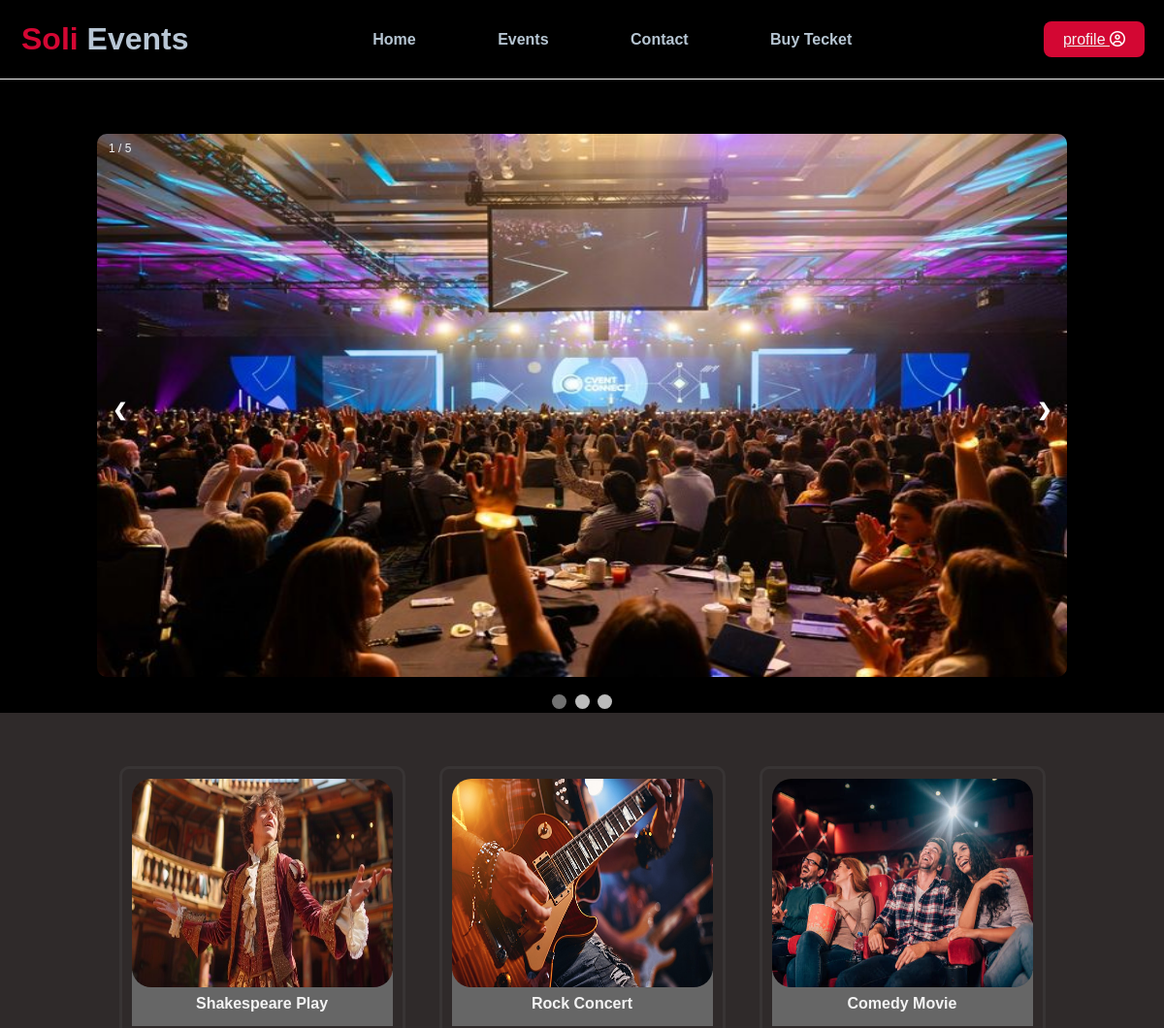
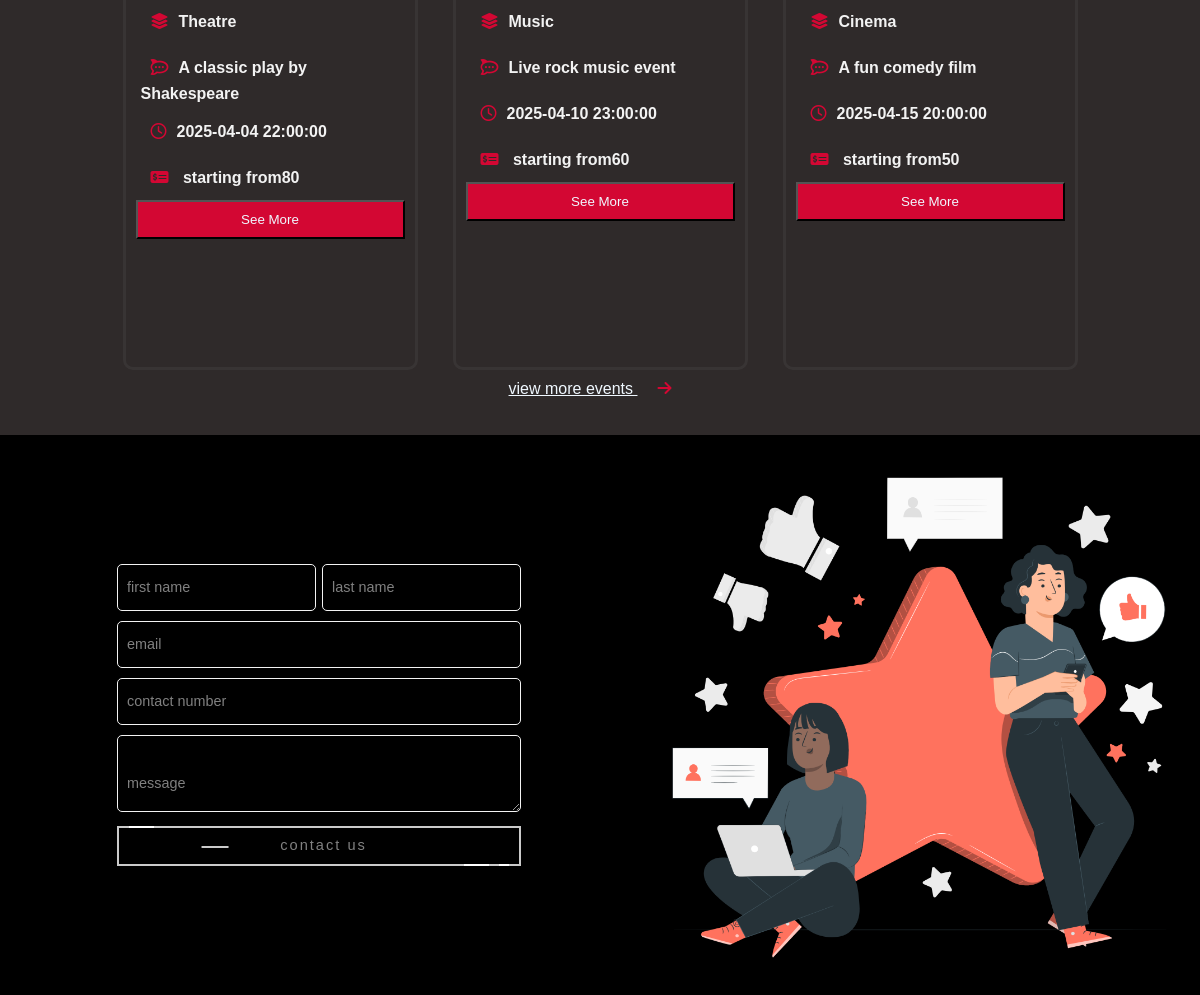
Screenshot of /php/hero.php (signed in) with the database file from the repository (2 pictures, top to bottom).
### tables this page shows
CREATE TABLE `evente` (
  `event_id` int(11) NOT NULL,
  `event_name` varchar(50) DEFAULT NULL,
  `event_salle_quantity` int(11) DEFAULT NULL,
  `event_description` varchar(50) DEFAULT NULL,
  `start_date` datetime DEFAULT NULL,
  `event_image` varchar(225) DEFAULT NULL,
  `salle_id` int(11) NOT NULL,
  `category_id` int(11) NOT NULL,
  `normal_tarif` int(11) DEFAULT NULL,
  `spicail_tarif` int(11) DEFAULT NULL
);

CREATE TABLE `category` (
  `category_id` int(11) NOT NULL,
  `category_name` varchar(50) DEFAULT NULL
);

### php/hero.php (the view, shortened to what this page needs)
<?php
if (isset($_SESSION['login']) && $_SESSION['login'] == true) {
  include("connectdb.php");
  include("header.php");
  $fetchevent = "SELECT evente.*, Category.category_name
                FROM evente
                INNER JOIN Category ON evente.category_id = Category.category_id
                LIMIT 3";
  $eventes = $pdo->query($fetchevent)->fetchAll(PDO::FETCH_ASSOC);
} else {
  header("location: http://localhost/events/php/login.php");
}
?>
<!DOCTYPE html>
<html lang="en">
<head>
  <link rel="stylesheet" href="../style/hero.css">
  <link href="https://cdnjs.cloudflare.com/ajax/libs/font-awesome/6.4.0/css/all.min.css" rel="stylesheet">
</head>
<body>
  <div id="home" class="slideshow-container">
    <div class="mySlides fade">
      <div class="numbertext">1 / 5</div>
      <img src="../img/heroeventimg.jpg" style="width:100%">
    </div>
    <a class="prev" onclick="plusSlides(-1)">❮</a>
    <a class="next" onclick="plusSlides(1)">❯</a>
  </div>
  <br>
  <div style="text-align:center">
    <span class="dot" onclick="currentSlide(1)"></span>
    <span class="dot" onclick="currentSlide(2)"></span>
    <span class="dot" onclick="currentSlide(3)"></span>
  </div>
  <section id="events" class="tickets">
    <div class="best_event">
      <?php
      foreach ($eventes as $event) {
        echo '<div class="tiket">
                    <img src="../' . $event['event_image'] . '" alt="' . $event['event_name'] . '">
                    <p class="eventName">' . $event['event_name'] . '</p>
                    <p class="category"><i class="fa-solid fa-layer-group" style="color:rgb(211, 7, 51);padding:10px;"></i>' . $event['category_name'] . '</p>
                    <p class="eventDesc"> <i class="fa-brands fa-rocketchat" style="color:rgb(211, 7, 51);padding:10px;"></i>' . $event['event_description'] . '</p>
                    <p class="eventdate"><i class="fa-regular fa-clock" style="color:  rgb(211, 7, 51); padding:10px;"></i>' . $event['start_date'] . '</p>
                    <p class="tickettPrice"><i class="fa-solid fa-money-check-dollar" style="color:rgb(211, 7, 51);padding:10px;"></i> starting from' . $event['spicail_tarif'] . '</p>
                    <a href="ticketcart.php?event_id=' . $event['event_id'] . '"><button>See More</button></a>
                </div>';
      };
      ?>
    </div>
    <div class="moreTecket">
      <a href="http://localhost/events/php/ticket.php">view more events <i class="fa-solid fa-arrow-right" style="color: rgb(211, 7, 51);"></i></a>
    </div>
  </section>
  <section id="contact" class="contact">
    <form class="form">
      <div class="flex">
        <label>
          <input required="" placeholder="" type="text" class="input">
          <span>first name</span>
        </label>
        <label>
          <input required="" placeholder="" type="text" class="input">
          <span>last name</span>
        </label>
      </div>
      <label>
        <input required="" placeholder="" type="email" class="input">
        <span>email</span>
      </label>
      <label>
        <input required="" type="tel" placeholder="" class="input">
        <span>contact number</span>
      </label>
      <label>
        <textarea required="" rows="3" placeholder="" class="input01"></textarea>
        <span>message</span>
      </label>
      <button class="fancy" href="#">
        <span class="top-key"></span>
        <span class="text">contact us</span>
        <span class="bottom-key-1"></span>
        <span class="bottom-key-2"></span>
      </button>
    </form>
    <div class="imgcontact">
      <img src="../img/Feedback-pana.png" alt="">
    </div>
  </section>
</body>
</html>

### php/header.php (shortened to what this page needs)
<!DOCTYPE html>
<html lang="en">
<head>
    <link rel="stylesheet" href="../style/header.css">
    <link rel="stylesheet" href="https://cdnjs.cloudflare.com/ajax/libs/font-awesome/6.7.2/css/all.min.css" />
</head>
<body>
    <div class="headerconteiner">
        <header id="home">
            <div class="logo">
                <h1>soli <span class="logoname">events</span></h1>
            </div>
            <nav>
                <span><a class="navbare" href="http://localhost/events/php/hero.php#home">home</a></span>
                <span><a class="navbare" href="http://localhost/events/php/hero.php#events">events</a></span>
                <span><a class="navbare" href="http://localhost/events/php/hero.php#contact">contact</a></span>
                <span><a class="navbare" href="http://localhost/events/php/ticket.php">buy tecket</a></span>
            </nav>
            <div class="login_signup">
                <?php
                if (isset($_SESSION['login']) && $_SESSION['login'] == true) {
                    echo '<a href="http://localhost/events/php/profile.php"> profile <i class="fa-regular fa-circle-user" style="color: #ffffff;"></i></a>';
                } else {
                    echo '<a href="http://localhost/events/php/login.php">login <i class="fa-solid fa-right-to-bracket"></i></a>';
                    echo ' <a href="http://localhost/events/php/singup.php">sign up <i class="fa-solid fa-user-plus"></i></a>';
                }
                ?>
            </div>
        </header>
    </div>
</body>
</html>

### style/header.css (style rules this page uses)
* { margin: 0; padding:0; box-sizing: border-box; }
:root { --dark-color: #f3f3f3; --parag-color: #666666; --dark-red: rgb(211, 7, 51); --border-color: #6666662a; --name-item: #0066c0; }
.headerconteiner { display: inline-block; }
body { background-color: black; }
header { background-color: black; font-size: 35pxs; display: flex; width: 100%; padding: 20px; align-items: center; justify-content: space-between; position: fixed; top: 0; left: 0; right: 0; border-bottom: solid 1px var(--dark-color); z-index: 100; }
.logo h1 { margin: 2px; text-transform: capitalize; color: var(--dark-red); }
.logoname { color: rgba(211, 228, 243, 0.87); }
.navbare { font-weight: bold; text-transform: capitalize; text-decoration: none; padding: 0px 40px; color: rgba(211, 228, 243, 0.863); transition: 0.4s; }
header .login_signup a { background-color: var(--dark-red); color: var(--dark-color); padding: 10px 20px; margin-left: 10px; border-radius: 8px; }
header .login_signup a i { background: transparent; }

### rows the page displays
evente: event_image (picture), event_name "Shakespeare Play", category.category_name "Theatre", event_description "A classic play by Shakespeare", start_date "2025-04-04 22:00:00", spicail_tarif "80"
evente: event_image (picture), event_name "Rock Concert", category.category_name "Music", event_description "Live rock music event", start_date "2025-04-10 23:00:00", spicail_tarif "60"
evente: event_image (picture), event_name "Comedy Movie", category.category_name "Cinema", event_description "A fun comedy film", start_date "2025-04-15 20:00:00", spicail_tarif "50"
